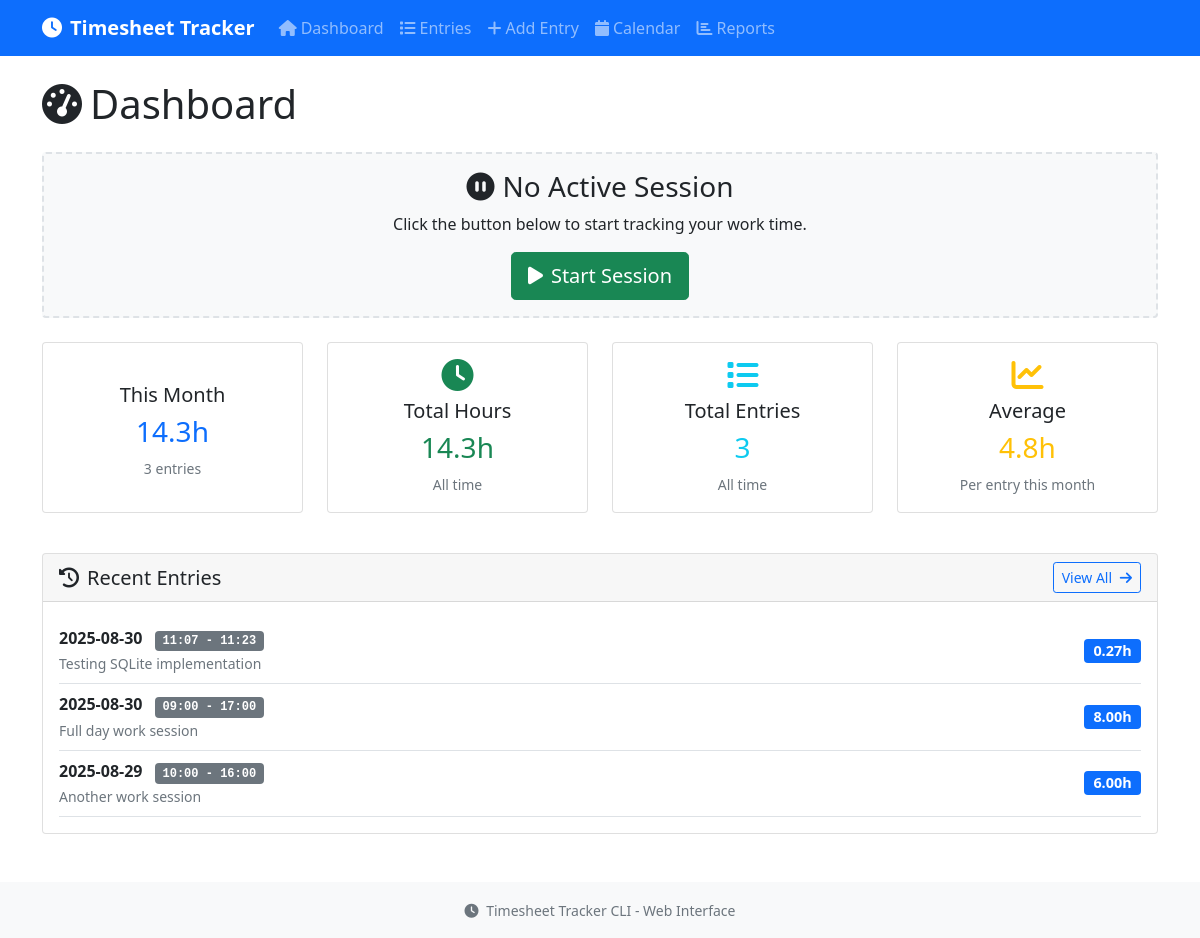
The page / on the database its author committed.
### tables this page shows
CREATE TABLE time_entries (
                    id INTEGER PRIMARY KEY AUTOINCREMENT,
                    start_time TEXT NOT NULL,
                    end_time TEXT,
                    description TEXT DEFAULT '',
                    created_at TEXT DEFAULT CURRENT_TIMESTAMP,
                    updated_at TEXT DEFAULT CURRENT_TIMESTAMP
                );

### web_app.py (the view)
@app.route('/')
def index():
    current_session = timesheet_manager.current_session
    current_duration = timesheet_manager.get_current_session_duration()
    now = datetime.now()
    month_entries = timesheet_manager.get_entries_for_month(now.year, now.month)
    month_hours = timesheet_manager.get_total_hours_for_month(now.year, now.month)
    recent_entries = timesheet_manager.get_recent_entries(limit=10)
    stats = timesheet_manager.get_stats()
    return render_template('index.html',
                         current_session=current_session,
                         current_duration=current_duration,
                         month_entries=len(month_entries),
                         month_hours=month_hours,
                         recent_entries=recent_entries,
                         stats=stats,
                         current_month=calendar.month_name[now.month],
                         current_year=now.year)

### database.py (called while the page is built)
    def get_current_session(self) -> Optional[Tuple[int, datetime, str]]:
        with sqlite3.connect(self.db_path) as conn:
            cursor = conn.cursor()
            cursor.execute('''
                SELECT id, start_time, description FROM current_session WHERE id = 1
            ''')
            row = cursor.fetchone()
            if row:
                return (row[0], datetime.fromisoformat(row[1]), row[2])
            return None

    def get_current_session_duration(self) -> int:
        session = self.get_current_session()
        if not session:
            return 0
        return int((datetime.now() - session[1]).total_seconds() / 60)

    def get_all_entries(self, limit: int = None, offset: int = 0) -> List[TimeEntry]:
        with sqlite3.connect(self.db_path) as conn:
            cursor = conn.cursor()
            query = '''
                SELECT start_time, end_time, description
                FROM time_entries
                WHERE end_time IS NOT NULL
                ORDER BY start_time DESC
            '''
            if limit:
                query += f' LIMIT {limit} OFFSET {offset}'
            cursor.execute(query)
            rows = cursor.fetchall()
            entries = []
            for row in rows:
                start_time = datetime.fromisoformat(row[0])
                end_time = datetime.fromisoformat(row[1]) if row[1] else None
                entries.append(TimeEntry(start_time, end_time, row[2]))
            return entries

    def get_total_hours_for_month(self, year: int, month: int) -> float:
        entries = self.get_entries_for_month(year, month)
        return sum(entry.duration_hours() for entry in entries)

### timesheet.py (called while the page is built)
    def duration_minutes(self) -> int:
        if not self.end_time:
            return 0
        return int((self.end_time - self.start_time).total_seconds() / 60)

    def duration_hours(self) -> float:
        return self.duration_minutes() / 60

### timesheet_sqlite.py (called while the page is built)
    @property
    def current_session(self) -> Optional[TimeEntry]:
        session_data = self.db.get_current_session()
        if session_data:
            return TimeEntry(session_data[1], None, session_data[2])
        return None

    def get_current_session_duration(self) -> int:
        return self.db.get_current_session_duration()

    def get_entries_for_month(self, year: int, month: int) -> List[TimeEntry]:
        return self.db.get_entries_for_month(year, month)

    def get_stats(self) -> Dict:
        return self.db.get_stats()

### templates/index.html (shortened to what this page needs)
{% extends "base.html" %}
{% block content %}
<div class="row">
    <div class="col-12">
        <h1 class="mb-4">
            <i class="fas fa-tachometer-alt me-2"></i>Dashboard
        </h1>
    </div>
</div>
<div class="row mb-4">
    <div class="col-12">
        <div class="card {% if current_session %}session-active{% else %}session-inactive{% endif %}">
            <div class="card-body text-center">
                <h3 class="card-title">
                    {% if current_session %}
                        <i class="fas fa-play-circle me-2"></i>Work Session Active
                    {% else %}
                        <i class="fas fa-pause-circle me-2"></i>No Active Session
                    {% endif %}
                </h3>
                {% if current_session %}
                    <p class="card-text">
                        Started: {{ current_session.start_time.strftime('%Y-%m-%d %H:%M:%S') }}<br>
                        {% if current_session.description %}
                            Description: {{ current_session.description }}<br>
                        {% endif %}
                        Duration: <span id="session-duration">{{ "%.2f"|format(current_duration / 60) }} hours ({{ current_duration }} minutes)</span>
                    </p>
                    <button class="btn btn-danger btn-lg" onclick="stopSession()">
                        <i class="fas fa-stop me-2"></i>Stop Session
                    </button>
                {% else %}
                    <p class="card-text">Click the button below to start tracking your work time.</p>
                    <button class="btn btn-success btn-lg" onclick="startSession()">
                        <i class="fas fa-play me-2"></i>Start Session
                    </button>
                {% endif %}
            </div>
        </div>
    </div>
</div>
<div class="row mb-4">
    <div class="col-md-3 mb-3">
        <div class="card stats-card h-100">
            <div class="card-body text-center">
                <h5 class="card-title">This Month</h5>
                <h3 class="text-primary">{{ "%.1f"|format(month_hours) }}h</h3>
                <small class="text-muted">{{ month_entries }} entries</small>
            </div>
        </div>
    </div>
    <div class="col-md-3 mb-3">
        <div class="card stats-card h-100">
            <div class="card-body text-center">
                <i class="fas fa-clock fa-2x text-success mb-2"></i>
                <h5 class="card-title">Total Hours</h5>
                <h3 class="text-success">{{ "%.1f"|format(stats.total_hours) }}h</h3>
                <small class="text-muted">All time</small>
            </div>
        </div>
    </div>
    <div class="col-md-3 mb-3">
        <div class="card stats-card h-100">
            <div class="card-body text-center">
                <i class="fas fa-list fa-2x text-info mb-2"></i>
                <h5 class="card-title">Total Entries</h5>
                <h3 class="text-info">{{ stats.total_entries }}</h3>
                <small class="text-muted">All time</small>
            </div>
        </div>
    </div>
    <div class="col-md-3 mb-3">
        <div class="card stats-card h-100">
            <div class="card-body text-center">
                <i class="fas fa-chart-line fa-2x text-warning mb-2"></i>
                <h5 class="card-title">Average</h5>
                <h3 class="text-warning">
                    {% if month_entries > 0 %}
                        {{ "%.1f"|format(month_hours / month_entries) }}h
                    {% else %}
                        0h
                    {% endif %}
                </h3>
                <small class="text-muted">Per entry this month</small>
            </div>
        </div>
    </div>
</div>
<div class="row">
    <div class="col-12">
        <div class="card">
            <div class="card-header d-flex justify-content-between align-items-center">
                <h5 class="mb-0">
                    <i class="fas fa-history me-2"></i>Recent Entries
                </h5>
                <a href="{{ url_for('entries') }}" class="btn btn-sm btn-outline-primary">
                    View All <i class="fas fa-arrow-right ms-1"></i>
                </a>
            </div>
            <div class="card-body">
                {% if recent_entries %}
                    {% for entry in recent_entries %}
                        <div class="d-flex justify-content-between align-items-center py-2 border-bottom">
                            <div>
                                <strong>{{ entry.start_time.strftime('%Y-%m-%d') }}</strong>
                                <span class="time-badge badge bg-secondary ms-2">
                                    {{ entry.start_time.strftime('%H:%M') }} -
                                    {{ entry.end_time.strftime('%H:%M') if entry.end_time else 'N/A' }}
                                </span>
                                {% if entry.description %}
                                    <br><small class="text-muted">{{ entry.description }}</small>
                                {% endif %}
                            </div>
                            <span class="duration-badge badge bg-primary">
                                {{ "%.2f"|format(entry.duration_hours()) }}h
                            </span>
                        </div>
                    {% endfor %}
                {% else %}
                    <p class="text-muted text-center mb-0">No entries found. Start your first work session!</p>
                {% endif %}
            </div>
        </div>
    </div>
</div>
{% endblock %}

### templates/base.html (shortened to what this page needs)
<!DOCTYPE html>
<html lang="en">
<head>
    <link href="https://cdn.jsdelivr.net/npm/bootstrap@5.1.3/dist/css/bootstrap.min.css" rel="stylesheet">
    <link href="https://cdnjs.cloudflare.com/ajax/libs/font-awesome/6.0.0/css/all.min.css" rel="stylesheet">
</head>
<body class="d-flex flex-column min-vh-100">
    <nav class="navbar navbar-expand-lg navbar-dark bg-primary">
        <div class="container">
            <a class="navbar-brand" href="{{ url_for('index') }}">
                <i class="fas fa-clock me-2"></i>Timesheet Tracker
            </a>
            <div class="collapse navbar-collapse" id="navbarNav">
                <ul class="navbar-nav me-auto">
                    <li class="nav-item">
                        <a class="nav-link" href="{{ url_for('index') }}">
                            <i class="fas fa-home me-1"></i>Dashboard
                        </a>
                    </li>
                    <li class="nav-item">
                        <a class="nav-link" href="{{ url_for('entries') }}">
                            <i class="fas fa-list me-1"></i>Entries
                        </a>
                    </li>
                    <li class="nav-item">
                        <a class="nav-link" href="{{ url_for('add_entry') }}">
                            <i class="fas fa-plus me-1"></i>Add Entry
                        </a>
                    </li>
                    <li class="nav-item">
                        <a class="nav-link" href="{{ url_for('calendar_view') }}">
                            <i class="fas fa-calendar me-1"></i>Calendar
                        </a>
                    </li>
                    <li class="nav-item">
                        <a class="nav-link" href="{{ url_for('reports') }}">
                            <i class="fas fa-chart-bar me-1"></i>Reports
                        </a>
                    </li>
                </ul>
            </div>
        </div>
    </nav>
    <main class="container my-4 flex-grow-1">
        {% block content %}{% endblock %}
    </main>
    <footer class="bg-light py-3 mt-4">
        <div class="container text-center">
            <small class="text-muted">
                <i class="fas fa-clock me-1"></i>
                Timesheet Tracker CLI - Web Interface
            </small>
        </div>
    </footer>
</body>
</html>

### templates/base.html (style rules this page uses)
.navbar-brand { font-weight: bold; }
.session-inactive { background: #f8f9fa; border: 2px dashed #dee2e6; }
.stats-card { transition: transform 0.2s; }
.duration-badge { font-size: 0.9rem; }
footer { margin-top: auto; }
.time-badge { font-family: 'Courier New', monospace; }

### rows shown on the page
time_entries: start_time "2025-08-30", start_time "11:07", end_time "11:23", description "Testing SQLite implementation", duration_hours "0.27"
time_entries: start_time "2025-08-30", start_time "09:00", end_time "17:00", description "Full day work session", duration_hours "8.00"
time_entries: start_time "2025-08-29", start_time "10:00", end_time "16:00", description "Another work session", duration_hours "6.00"

### other values the page prints
{{ "%.1f"|format(month_hours) }} "14.3"
{{ month_entries }} "3"
{{ "%.1f"|format(stats.total_hours) }} "14.3"
{{ stats.total_entries }} "3"
{{ "%.1f"|format(month_hours / month_entries) }} "4.8"
